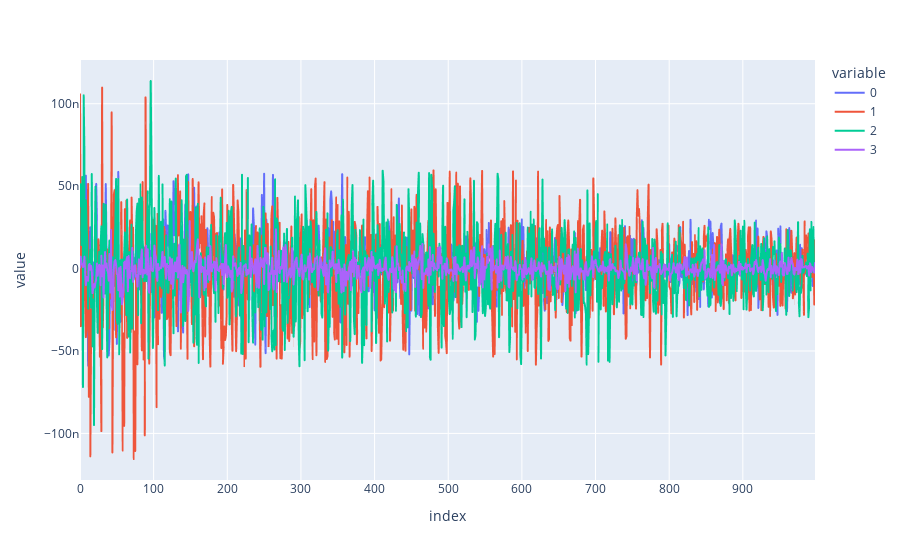

Source (notebook cell):
### Code cell
# calculate the next time steps
X_test = []
for t in range(1, time_points):
    next_state = generator.datasets.A @ X[:, t-1]
    X_test.append(next_state)
px.line(X2.T - np.array(X_test).reshape(-1,4)) #change unit

### Figure 1 — Plotly figure (JSON) as saved in the notebook; plotly's stock layout.template omitted (floating-point values rounded to 4 significant figures; data arrays with more than 128 entries replaced by an {"elided": "..."} marker saying what was removed)
{"data": [{"hovertemplate": "variable=0<br>index=%{x}<br>value=%{y}<extra></extra>", "legendgroup": "0", "line": {"color": "#636efa", "dash": "solid"}, "marker": {"symbol": "circle"}, "mode": "lines", "name": "0", "showlegend": true, "type": "scattergl", "x": {"elided": "999 int values"}, "xaxis": "x", "y": {"elided": "999 float values"}, "yaxis": "y"}, {"hovertemplate": "variable=1<br>index=%{x}<br>value=%{y}<extra></extra>", "legendgroup": "1", "line": {"color": "#EF553B", "dash": "solid"}, "marker": {"symbol": "circle"}, "mode": "lines", "name": "1", "showlegend": true, "type": "scattergl", "x": {"elided": "999 int values"}, "xaxis": "x", "y": {"elided": "999 float values"}, "yaxis": "y"}, {"hovertemplate": "variable=2<br>index=%{x}<br>value=%{y}<extra></extra>", "legendgroup": "2", "line": {"color": "#00cc96", "dash": "solid"}, "marker": {"symbol": "circle"}, "mode": "lines", "name": "2", "showlegend": true, "type": "scattergl", "x": {"elided": "999 int values"}, "xaxis": "x", "y": {"elided": "999 float values"}, "yaxis": "y"}, {"hovertemplate": "variable=3<br>index=%{x}<br>value=%{y}<extra></extra>", "legendgroup": "3", "line": {"color": "#ab63fa", "dash": "solid"}, "marker": {"symbol": "circle"}, "mode": "lines", "name": "3", "showlegend": true, "type": "scattergl", "x": {"elided": "999 int values"}, "xaxis": "x", "y": {"elided": "999 float values"}, "yaxis": "y"}], "layout": {"legend": {"title": {"text": "variable"}, "tracegroupgap": 0}, "margin": {"t": 60}, "xaxis": {"anchor": "y", "domain": [0, 1], "title": {"text": "index"}}, "yaxis": {"anchor": "x", "domain": [0, 1], "title": {"text": "value"}}}}
